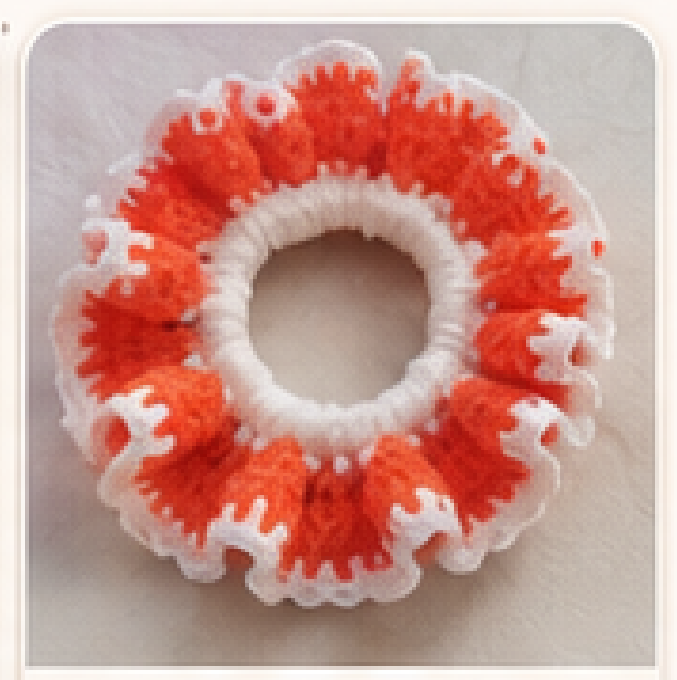
#> input picture assets/product-uploads/c__Users_hp_AppData_Roaming_Cursor_User_workspaceStorage_63961a1b5ca23dd3e5954747409b7579_images_image-d9dc5a82-2c56-4679-80f9-0b32e79c99ee.png, 677 x 680 px; its folder holds 6 pictures in this run
$ python process_product_photos.py
#> lines starting #> are read from the running program, lines starting #| are printed output that depends on the picture
#> pass 2 of the loop in assets_dir, `for p in candidates:`:
#> in process, im is the input picture: PIL image 677x680 RGBA; mean R, G, B, A 200.6, 150.8, 141.3, 255
"""Process user-provided product photos into HD square shop images that fill the card."""
from pathlib import Path

from PIL import Image, ImageEnhance, ImageOps

REPO = Path(__file__).resolve().parents[2]
OUT = REPO / "frontend" / "public" / "products"
SIZE = 1200
FILL_RATIO = 0.94  # product occupies ~94% of the square


def _bg_color(rgb: Image.Image) -> tuple[int, int, int]:
    w, h = rgb.size
    samples = [
        rgb.getpixel((1, 1)),
        rgb.getpixel((w - 2, 1)),
        rgb.getpixel((1, h - 2)),
        rgb.getpixel((w - 2, h - 2)),
    ]
    return (
        sum(c[0] for c in samples) // 4,
        sum(c[1] for c in samples) // 4,
        sum(c[2] for c in samples) // 4,
    )


def trim_to_content(im: Image.Image) -> Image.Image:
    rgb = im.convert("RGB")
    w, h = rgb.size
#> w = 677; h = 680
    if max(w, h) > 1400:
        scale = 1400 / max(w, h)
        rgb = rgb.resize((int(w * scale), int(h * scale)), Image.Resampling.LANCZOS)
        w, h = rgb.size
    bg = _bg_color(rgb)
#> in _bg_color, `samples = [ rgb.getpixel((1, 1)), rgb.getpixel((w - 2, 1)), rgb.getpix..`: samples = [(253, 248, 244), (253, 248, 244), (248, 241, 234), (252, 248, 243)]
#> bg = (251, 246, 241)
    mask = Image.new("1", (w, h), 0)
#> mask: PIL image 677x680 1; every value is 0
    px = rgb.load()
    mpx = mask.load()
    threshold = 38
    for y in range(h):
        for x in range(w):
            p = px[x, y]
            dist = sum(abs(p[i] - bg[i]) for i in range(3))
            if dist > threshold:
                mpx[x, y] = 255
    bbox = mask.getbbox()
#> bbox = (2, 13, 667, 680)
    if not bbox:
        gray = ImageOps.grayscale(rgb)
        bw = gray.point(lambda p: 0 if p > 232 else 255, mode="1")
        bbox = bw.getbbox()
    if not bbox:
        return rgb
    x0, y0, x1, y1 = bbox
#> x0 = 2; y0 = 13; x1 = 667; y1 = 680
    pad = int(max(x1 - x0, y1 - y0) * 0.015)
#> pad = 10
    x0 = max(0, x0 - pad)
#> x0 = 0
    y0 = max(0, y0 - pad)
#> y0 = 3
    x1 = min(w, x1 + pad)
#> x1 = 677
    y1 = min(h, y1 + pad)
    return rgb.crop((x0, y0, x1, y1))
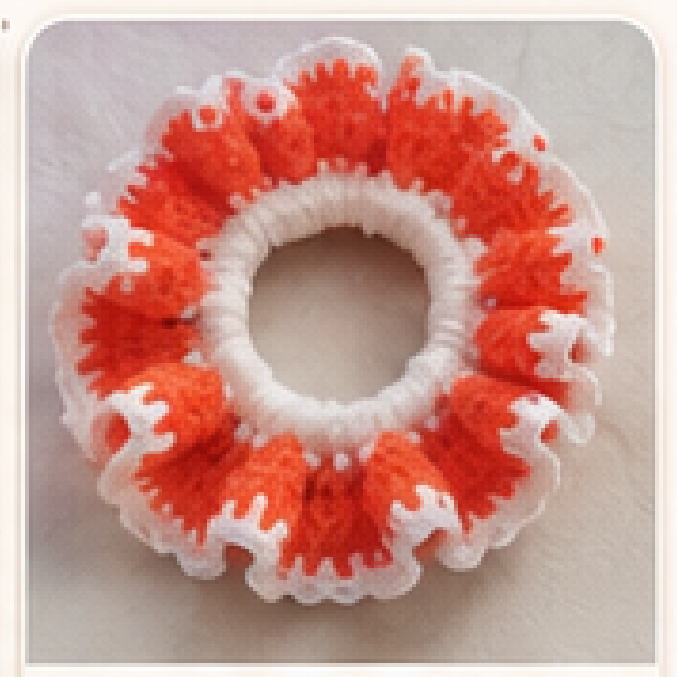
#> returned value: PIL image 677x677 RGB; mean R, G, B 200.3, 150.4, 140.8


def to_hd_product(im: Image.Image) -> Image.Image:
    im = trim_to_content(im)
    im = ImageOps.exif_transpose(im)
    w, h = im.size
#> w = 677; h = 677
    fill = int(SIZE * FILL_RATIO)
    scale = fill / max(w, h)
#> scale = 1.67
    new_w = max(1, int(w * scale))
#> new_w = 1128
    new_h = max(1, int(h * scale))
#> new_h = 1128
    im = im.resize((new_w, new_h), Image.Resampling.LANCZOS)
#> im: PIL image 1128x1128 RGB
    canvas = Image.new("RGB", (SIZE, SIZE), (248, 245, 240))
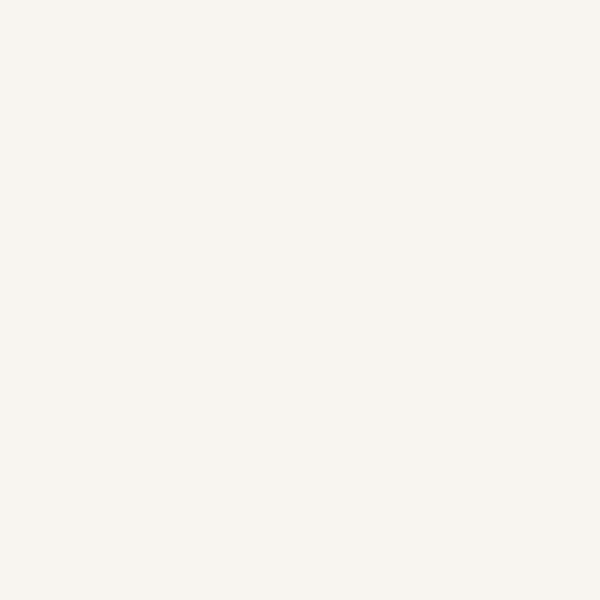
#> canvas: PIL image 1200x1200 RGB (shown at 1/2 size); mean R, G, B 248, 245, 240
    canvas.paste(im, ((SIZE - new_w) // 2, (SIZE - new_h) // 2))
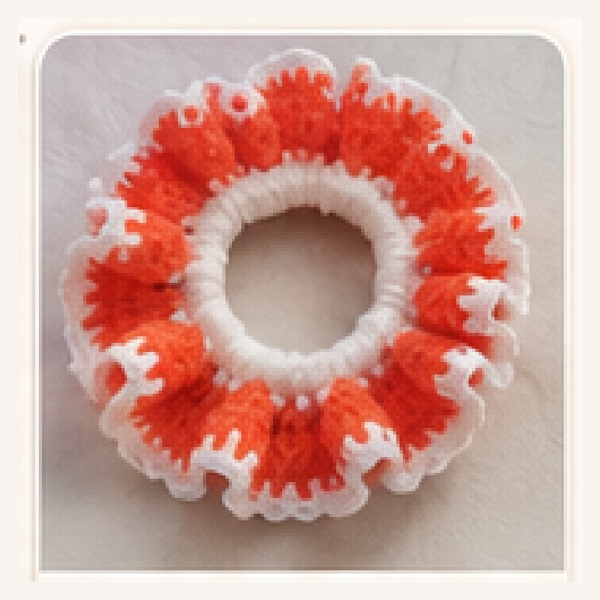
#> canvas: PIL image 1200x1200 RGB (shown at 1/2 size); mean R, G, B 205.9, 161.4, 152.4
    canvas = ImageEnhance.Sharpness(canvas).enhance(1.15)
    canvas = ImageEnhance.Contrast(canvas).enhance(1.05)
    return canvas


def process(src: Path, slug: str) -> None:
    im = Image.open(src)
    out = to_hd_product(im)
    OUT.mkdir(parents=True, exist_ok=True)
    out.save(OUT / f"{slug}.png", format="PNG", optimize=True)
    print(f"  {slug}.png")


def assets_dir() -> Path:
    candidates = [
        Path(r"C:\Users\hp\.cursor\projects\f-Programming-Projects-Crochet\assets"),
        REPO / "assets" / "product-uploads",
        REPO / "assets",
    ]
    for p in candidates:
        if p.is_dir() and any(p.glob("c__Users_hp_*image-*.png")):
            return p
    for p in candidates:
        if p.is_dir():
            return p
    raise FileNotFoundError("assets directory not found")


# (filename, slug)
BATCH_1 = [
    ("c__Users_hp_AppData_Roaming_Cursor_User_workspaceStorage_63961a1b5ca23dd3e5954747409b7579_images_image-d9dc5a82-2c56-4679-80f9-0b32e79c99ee.png", "frilled-scrunchie-orange"),
    ("c__Users_hp_AppData_Roaming_Cursor_User_workspaceStorage_63961a1b5ca23dd3e5954747409b7579_images_image-a01b8ae5-e7fa-4c05-9916-145f612c2ac3.png", "frilled-scrunchie-maroon"),
    ("c__Users_hp_AppData_Roaming_Cursor_User_workspaceStorage_63961a1b5ca23dd3e5954747409b7579_images_image-63c98f86-ae97-436e-9820-71f57c0567b8.png", "small-hair-elastics-set-3"),
    ("c__Users_hp_AppData_Roaming_Cursor_User_workspaceStorage_63961a1b5ca23dd3e5954747409b7579_images_image-a1b42241-600b-4087-a196-953375ab7f4a.png", "rose-brooch-red"),
    ("c__Users_hp_AppData_Roaming_Cursor_User_workspaceStorage_63961a1b5ca23dd3e5954747409b7579_images_image-718c2098-6c21-41d9-b46e-39b7e5eea753.png", "sunflower-pin-decor"),
    ("c__Users_hp_AppData_Roaming_Cursor_User_workspaceStorage_63961a1b5ca23dd3e5954747409b7579_images_image-7cba27a2-3f20-400f-9ac7-8bf7e47836e3.png", "rose-applique-white"),
    ("c__Users_hp_AppData_Roaming_Cursor_User_workspaceStorage_63961a1b5ca23dd3e5954747409b7579_images_image-4cd1d4e2-82a8-4139-a2b0-1519c21b9cf3.png", "crochet-flower-garland"),
    ("c__Users_hp_AppData_Roaming_Cursor_User_workspaceStorage_63961a1b5ca23dd3e5954747409b7579_images_image-bf2c96ec-3b2a-45c0-81a7-41a101dcce62.png", "crochet-toran-maroon-gold"),
    ("c__Users_hp_AppData_Roaming_Cursor_User_workspaceStorage_63961a1b5ca23dd3e5954747409b7579_images_image-cf62fa8a-c235-4425-85bd-7c97031f7b68.png", "crochet-bead-garland-brown"),
]

BATCH_2 = [
    ("c__Users_hp_AppData_Roaming_Cursor_User_workspaceStorage_63961a1b5ca23dd3e5954747409b7579_images_image-d975a9f1-c975-492d-a495-e96234ce9b38.png", "crochet-gajra-white"),
    ("c__Users_hp_AppData_Roaming_Cursor_User_workspaceStorage_63961a1b5ca23dd3e5954747409b7579_images_image-9b52be49-4950-443d-9c38-7f73bcaf699e.png", "rose-hair-bun-pink-white"),
    ("c__Users_hp_AppData_Roaming_Cursor_User_workspaceStorage_63961a1b5ca23dd3e5954747409b7579_images_image-aadad2fb-144d-4314-9018-4ea70773920e.png", "rose-hair-bun-red"),
    ("c__Users_hp_AppData_Roaming_Cursor_User_workspaceStorage_63961a1b5ca23dd3e5954747409b7579_images_image-e5d863e3-f1bf-4ab7-93b1-57797b5a0120.png", "ruffled-doily-white-orange"),
    ("c__Users_hp_AppData_Roaming_Cursor_User_workspaceStorage_63961a1b5ca23dd3e5954747409b7579_images_image-86f09cd4-5ff0-476e-bcb0-93d53ddd0e5e.png", "round-crochet-mat-brown-border"),
    ("c__Users_hp_AppData_Roaming_Cursor_User_workspaceStorage_63961a1b5ca23dd3e5954747409b7579_images_image-688d624f-30c3-4b5a-af99-01e1779c9fed.png", "ruffled-doily-white-maroon"),
    ("c__Users_hp_AppData_Roaming_Cursor_User_workspaceStorage_63961a1b5ca23dd3e5954747409b7579_images_image-ff7eb652-f973-4c40-b413-ba9ca614ce4b.png", "mini-flower-coasters-set-3"),
    ("c__Users_hp_AppData_Roaming_Cursor_User_workspaceStorage_63961a1b5ca23dd3e5954747409b7579_images_image-ee9909bc-dea7-4887-81ce-b443c97d0973.png", "mini-flower-coasters-mixed"),
    ("c__Users_hp_AppData_Roaming_Cursor_User_workspaceStorage_63961a1b5ca23dd3e5954747409b7579_images_image-00ace0aa-f3f6-4768-a2b3-83a8543354c5.png", "mini-flower-coasters-set-4"),
    ("c__Users_hp_AppData_Roaming_Cursor_User_workspaceStorage_63961a1b5ca23dd3e5954747409b7579_images_image-f30003c6-5d2c-4d49-a476-128cffb25b7c.png", "mini-rose-coasters-set-2"),
]


def main() -> None:
    assets = assets_dir()
    mapping = BATCH_1 + BATCH_2
    print(f"Writing {len(mapping)} HD images to {OUT}")
    for filename, slug in mapping:
        src = assets / filename
        if not src.is_file():
            raise FileNotFoundError(src)
        process(src, slug)
#> pass 2 of the loop in main, `for filename, slug in mapping:`:
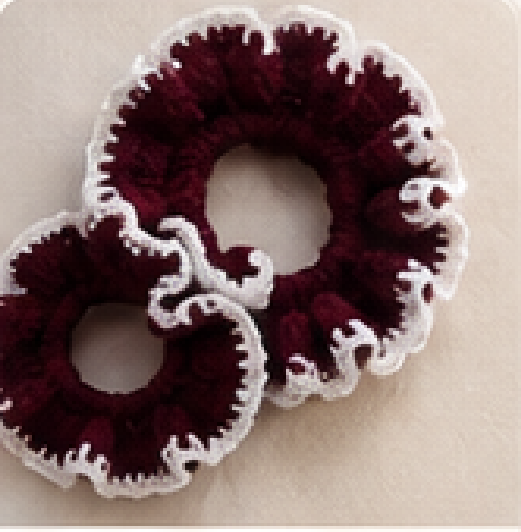
#> input picture assets/product-uploads/c__Users_hp_AppData_Roaming_Cursor_User_workspaceStorage_63961a1b5ca23dd3e5954747409b7579_images_image-a01b8ae5-e7fa-4c05-9916-145f612c2ac3.png, 521 x 532 px
#> in process, im is the input picture: PIL image 521x532 RGBA; mean R, G, B, A 138.2, 117.6, 114.2, 255
#> rgb: PIL image 521x532 RGB
#> mask: PIL image 521x532 1; every value is 0
#> im: PIL image 1104x1128 RGB
#> in to_hd_product (call 2), `canvas.paste(im, ((SIZE - new_w) // 2, (SIZE - new_h) // 2))`:
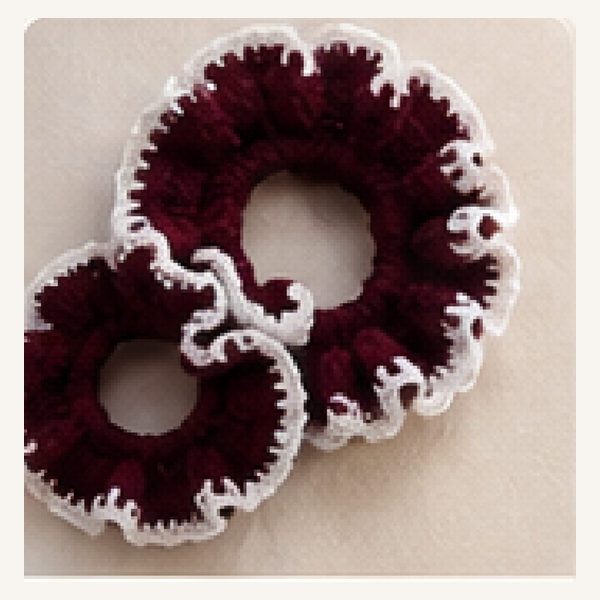
#> canvas: PIL image 1200x1200 RGB (shown at 1/2 size); mean R, G, B 153.1, 134.8, 131.2
#> pass 3 of the loop in main, `for filename, slug in mapping:`:
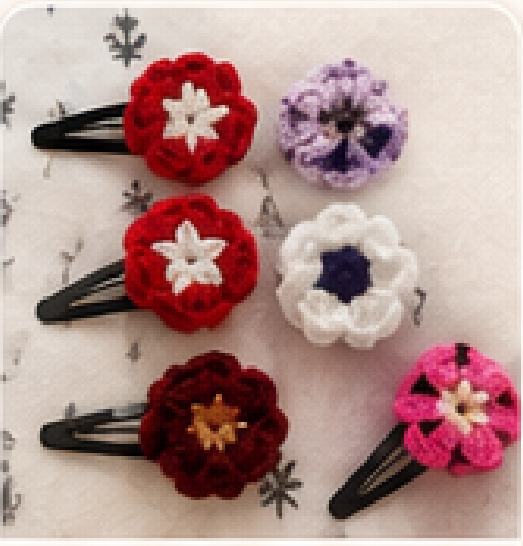
#> input picture assets/product-uploads/c__Users_hp_AppData_Roaming_Cursor_User_workspaceStorage_63961a1b5ca23dd3e5954747409b7579_images_image-63c98f86-ae97-436e-9820-71f57c0567b8.png, 523 x 546 px
#> in process, im is the input picture: PIL image 523x546 RGBA; mean R, G, B, A 176.9, 144, 139.9, 255
#> rgb: PIL image 523x546 RGB
#> mask: PIL image 523x546 1; every value is 0
#> im: PIL image 1080x1128 RGB
#> in to_hd_product (call 3), `canvas.paste(im, ((SIZE - new_w) // 2, (SIZE - new_h) // 2))`:
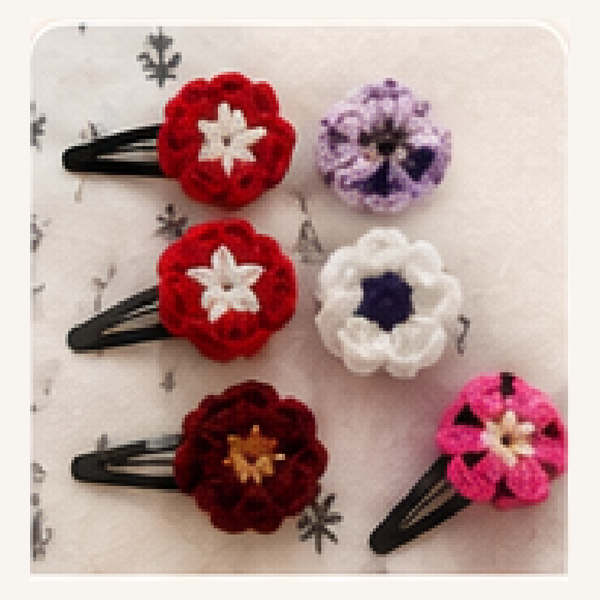
#> canvas: PIL image 1200x1200 RGB (shown at 1/2 size); mean R, G, B 187.9, 159.6, 155.3
#> the loop made 6 passes; the first 3 are shown
    print("Done.")


if __name__ == "__main__":
#> (the run stopped early here; a loop or call above may not have finished)
